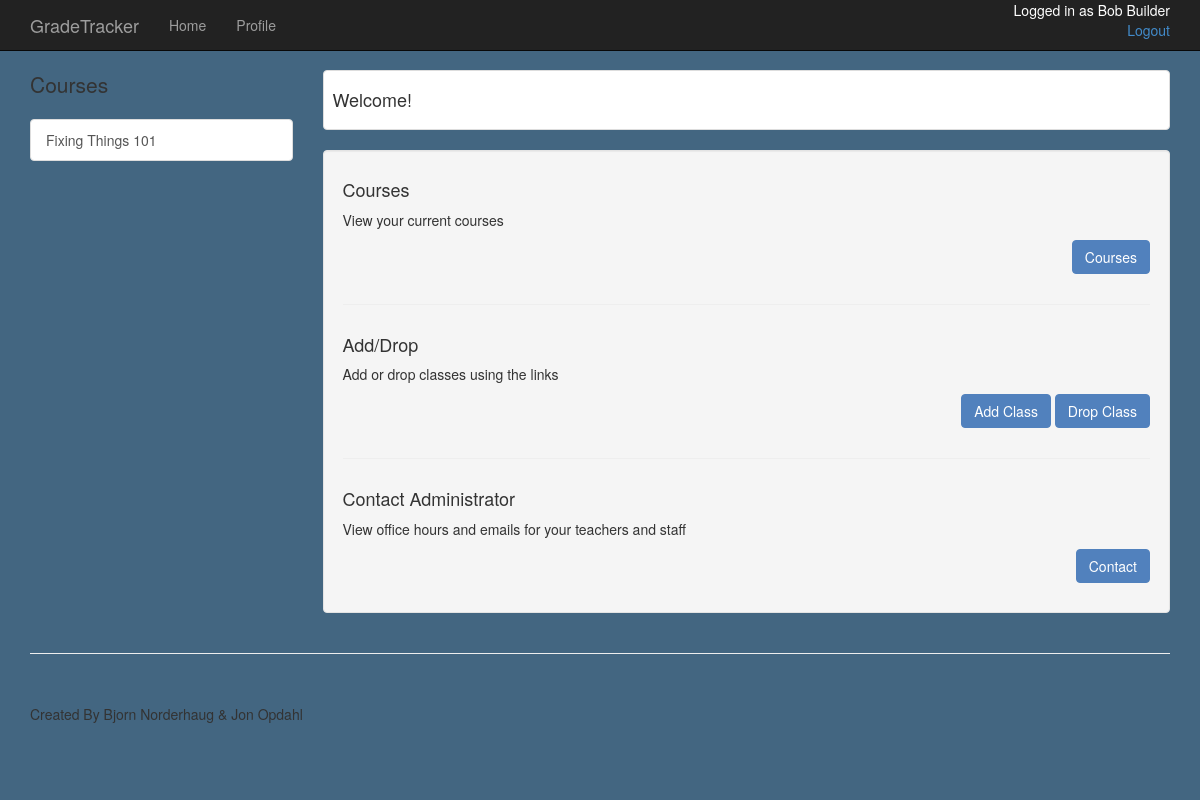
The app's page /student/builbo01 (signed in), older data.
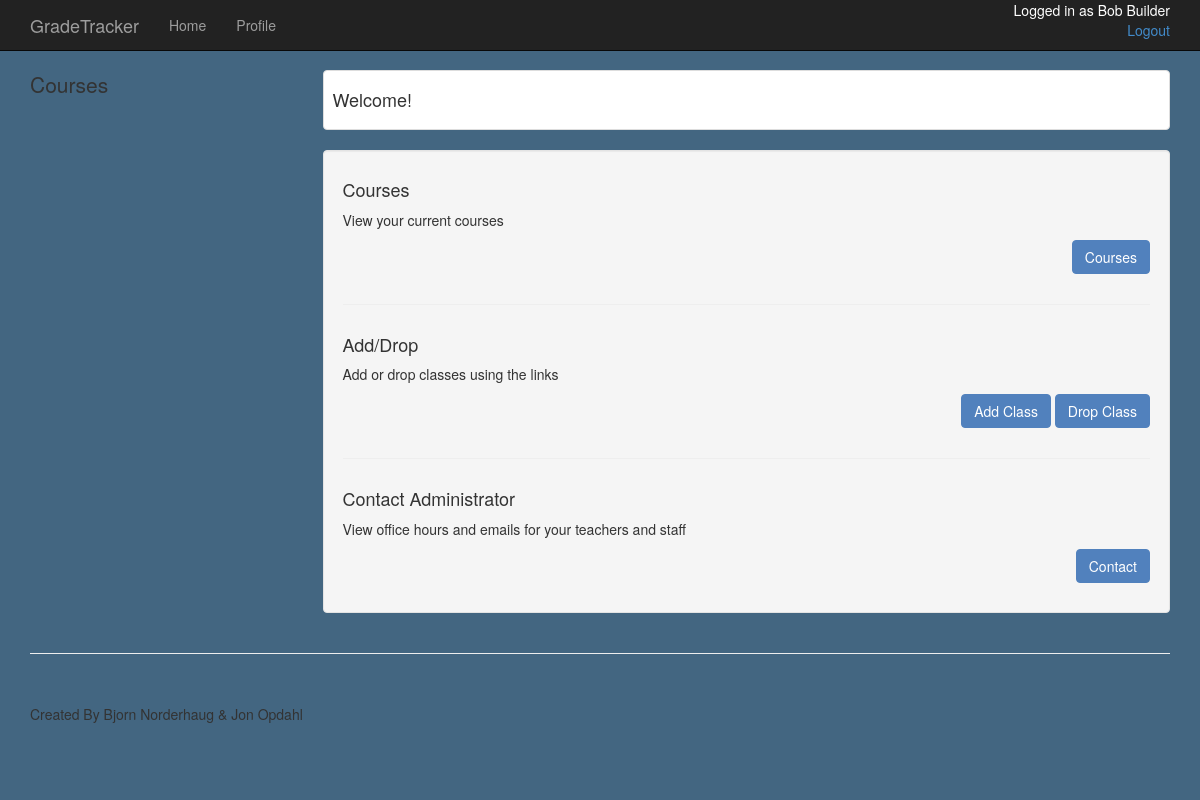
The same page, newer data.
### app/models.py (models this page shows, shortened)
class Student(db.Model):
	id = db.Column(db.String(8), primary_key=True)
	first_name = db.Column(db.String(50), index=True)
	last_name = db.Column(db.String(50), index=True)
	GPA = db.Column(db.Float)
	year = db.Column(db.Integer)
	total_credits = db.Column(db.Integer)
	student_pass = db.Column(db.String(50))
	classes = db.relationship('Classroom', backref='student')
	def __repr__(self):
		return (self.first_name + ' ' + self.last_name)

class Classroom(db.Model):
	__tablename__ = 'classroom'
	student_id = db.Column(db.String(8), db.ForeignKey('student.id'), primary_key=True)
	course_name = db.Column(db.String(80), db.ForeignKey('course.name'), primary_key=True)
	overall_grade = db.Column(db.String(1))
	possible = db.Column(db.Integer, default=0)
	grade = db.Column(db.Float, default=0)
	total_points = db.Column(db.Integer, default=0)
	course = db.relationship("Course", backref="stud_ass")
	assignments = db.relationship("Assignment", backref='for_class')

### app/views.py (the view)
@app.route('/student/<id>')
@login_required
def stud_home(id):
	user = Student.query.filter_by(id=id).first()
	return render_template('student_home.html', user=user)

### app/views.py (called while the page is built)
@login_manager.user_loader
def load_user(id):
	user=Student.query.get(str(id))
	if user is None:
		user=Admin.query.get(str(id))
	return user

### app/templates/student_home.html
{% extends "new.html" %}
{% block content %}
    <div class="container">
        <div class="row">
            <div class="col-md-3">
                <p class="lead"> Courses </p>
                <div class="list-group">
                	{% for course in user.classes %}
                    <a href="/student/{{user.id}}/{{course.course_name}}" class="list-group-item">{{ course.course_name}}</a>
                    {% endfor %}
                </div>
            </div>
            <div class="col-md-9">
                <div class="thumbnail">
                    <div class="caption-full">
                        <h4>Welcome!</h4>
                    </div>
                </div>
                <div class="well">
                    <div class="row">
                        <div class="col-md-12">
                        	<h4> Courses </h4>
                            <p>View your current courses</p>
                            <p class="pull-right"><a href="/student/{{user.id}}/courses" class="btn btn-success"> Courses </a></p>
                        </div>
                    </div>
                    <hr>
                    <div class="row">
                        <div class="col-md-12">
                        	<h4> Add/Drop </h4>
                            <p>Add or drop classes using the links</p>
                            <p class="pull-right"><a href="/register" class="btn btn-success"> Add Class </a>
                            <a href="/drop" class="btn btn-success" class="pull-right"> Drop Class </a> </p>
                        </div>
                    </div>
                    <hr>
                    <div class="row">
                        <div class="col-md-12">
                        	<h4> Contact Administrator</h4>
                            <p>View office hours and emails for your teachers and staff</p>
                            <p class="pull-right"><a href="{{ url_for('studentContact', id=user.id) }}" class="btn btn-success"> Contact </a></p>
                        </div>
                    </div>
                </div>
            </div>
        </div>
    </div>
{% endblock %}

### app/templates/new.html (shortened to what this page needs)
<!DOCTYPE html>
<html>
<head>
    <link href="/static/css/bootstrap.min.css" rel="stylesheet">
    <link href="/static/css/shop-item.css" rel="stylesheet">
</head>
<body style="background-color: #436681">
    <nav class="navbar navbar-inverse navbar-fixed-top" role="navigation">
        <div class="container">
            <div class="navbar-header">
                <a class="navbar-brand" href="/home">GradeTracker</a>
            </div>
            <div class="collapse navbar-collapse" id="bs-example-navbar-collapse-1">
                <ul class="nav navbar-nav">
                    <li>
                        <a href="/home">Home</a>
                    </li>
                    <li>
                        <a href="{{ url_for('profile') }}">Profile</a>
                    </li>
                </ul>
                <p id="login_status" class="pull_right">Logged in as {{ user }} <br>
					<a href="{{url_for('logout')}}" class="pull-right"> Logout </a>
				</p>
            </div>
        </div>
    </nav>
    {% block content %}{% endblock %}
    <div class="container">
        <hr>
        <footer>
            <div class="row">
                <div class="col-lg-12">
                    <p>Created By Bjorn Norderhaug & Jon Opdahl</p>
                </div>
            </div>
        </footer>
    </div>
</body>
</html>

### app/static/css/shop-item.css (style rules this page uses)
body { padding-top: 70px; }
.thumbnail { padding: 0; }
.thumbnail .caption-full { padding: 9px; color: #333; }
footer { margin: 50px 0; }

### app/templates/new.html (style rules this page uses)
#login_status { float: right; color: white; height: inherit; }

Row changes from the older to the newer data that the page shows:
removed Classroom: course_name "Fixing Things 101"
